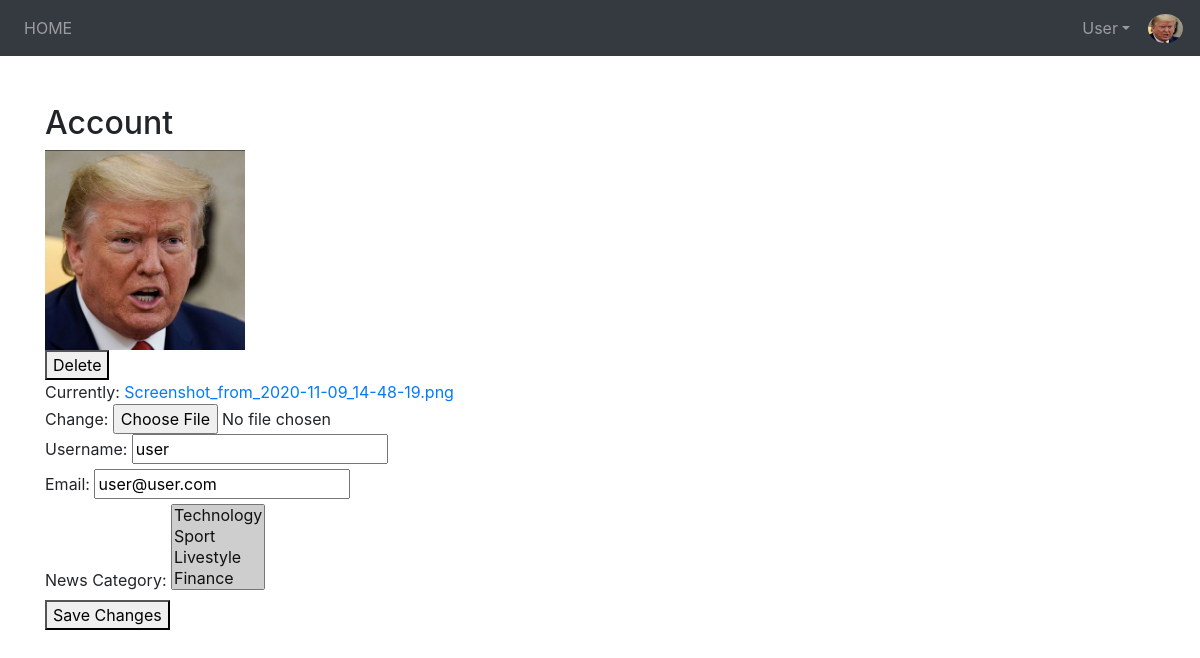
Page /account/update (signed in) on the earlier database version.
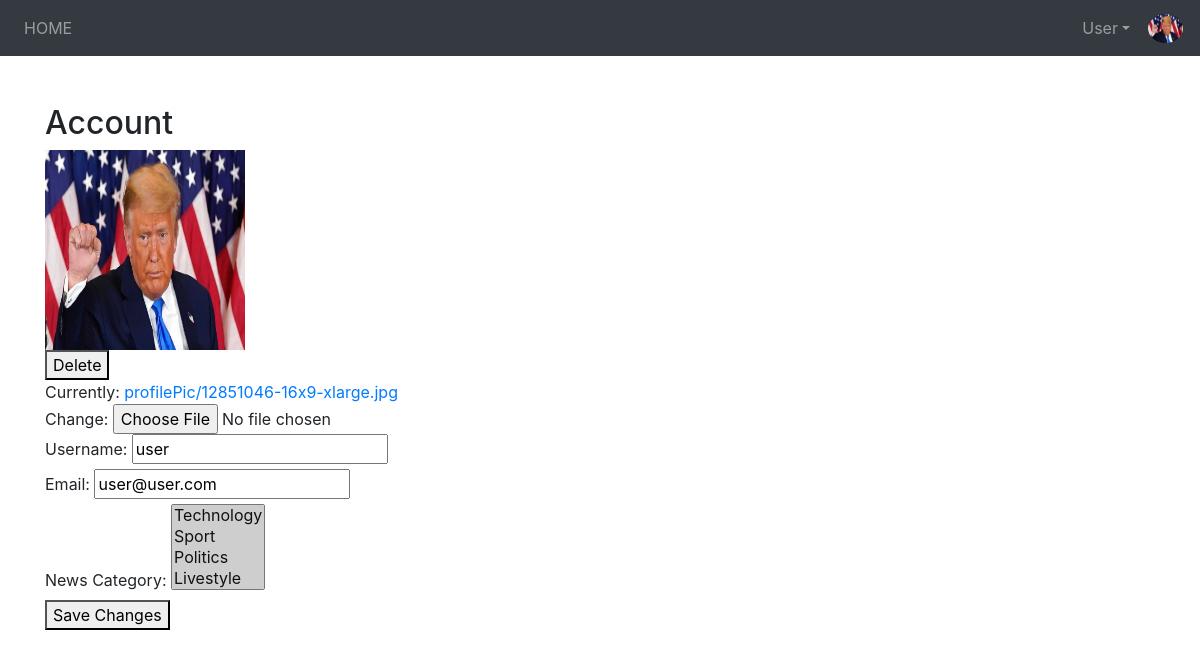
Same page on the later database version.
### account/models.py (models this page shows, shortened)
class Account(AbstractBaseUser):
    username = models.CharField(verbose_name='username', max_length=20, unique=True)
    email = models.EmailField(verbose_name='email', max_length=60, unique=True)
    dob = models.DateField(verbose_name='date of birth', null=True)
    favourite = models.ManyToManyField(Category, blank=True )
    likes = models.ManyToManyField(News, related_name="users",blank=True)
    profile_picture = models.ImageField(upload_to ='profilePic/', default = 'profilePic/pp.png')
    date_joined = models.DateTimeField(verbose_name='date joined', auto_now_add=True)
    last_login = models.DateTimeField(verbose_name='last login', auto_now_add=True)
    is_admin = models.BooleanField(default=False)
    is_active = models.BooleanField(default=True)
    is_staff = models.BooleanField(default=False)
    is_superuser = models.BooleanField(default=False)
    USERNAME_FIELD = 'username'
    REQUIRED_FIELDS = ['email']
    objects = MyAccountManager()

### account/views.py (the view)
# urls.py: path('update', account_view, name='account'),
@csrf_exempt
def account_view(request):
    context = {}
    if not request.user.is_authenticated:
        return redirect('login')
    else:
        categories = request.user.favourite.all()
        if request.POST:
            form = AccountUpdateForm(request.POST, request.FILES, request.FILES, instance = request.user)
            if form.is_valid():
                form.save()
                return redirect('account')
        else:
            form = AccountUpdateForm(
                initial = {
                    'username' : request.user.username,
                    'email' : request.user.email,
                    'dob' : request.user.dob,
                    'favourite' : request.user.favourite.all(),
                    'profile_picture' : request.user.profile_picture
                }
            )
        context['account_form'] = form
    return render(request, 'account/account.html', context)

### account/forms.py (shortened to what this page needs)
class AccountUpdateForm(forms.ModelForm):
    class Meta:
        model = Account
        fields = ('username', 'email', 'favourite', 'profile_picture')

### news/models.py (called while the page is built)
    def __str__(self):
        full_path = [self.name]
        k = self.parent
        while k is not None:
            full_path.append(k.name)
            k = k.parent
        return ' -> '.join(full_path[::-1])

### account/templates/account/account.html (shortened to what this page needs)
{% extends 'news/base.html' %}
{% block content %}
<h2>Account</h2>
<form method="POST" enctype="multipart/form-data">
<div class="fieldWrapper">
    <div class="profile-picture">
        <img height="200px" width="200px" src="{{ request.user.profile_picture.url }}" alt="Avathar"/>
    </div>
    <div class="delete_profile_button">
        {% if request.user.profile_picture.url == "/media/profilePic/pp.png" %}
            <p>You cannot delete your default profile picture</p>
        {% else %}
            <button type="button" id="delete-button" data-id={{request.user.id}}>Delete</button>
        {% endif %}
    </div>
</div>
<div class="fieldWrapper">
    {{account_form.profile_picture}}
</div>
<div class="fieldWrapper">
    <label for="{{account_form.username.id_for_label}}">Username:</label>
    {{account_form.username}}
</div>
<div class="fieldWrapper">
    <label for="{{account_form.email.id_for_label}}">Email:</label>
    {{account_form.email}}
</div>
<div class="fieldWrapper">
    <label for="{{account_form.favourite.id_for_label}}">News Category:</label>
    {{account_form.favourite}}
</div>
<button id="sub_button" type="submit">Save Changes</button>
</form>
{% endblock %}

### news/templates/news/base.html (shortened to what this page needs)
<!doctype html>
{% load static %}
<html lang="en">
<head>
  <link rel="stylesheet" href="https://maxcdn.bootstrapcdn.com/bootstrap/4.0.0/css/bootstrap.min.css"
>
  <link rel="stylesheet" type="text/css" href="//netdna.bootstrapcdn.com/font-awesome/4.1.0/css/font-awesome.min.css">
  <link rel="stylesheet" href="{% static 'front/post.css' %}"></script>
</head>
<body>
  {% include 'news/navbar.html' %}
    <div class='container'>
    {% block content %}
    {% endblock %}
  </div>
</body>
</html>

### news/templates/news/navbar.html (shortened to what this page needs)
 <nav class="navbar navbar-expand-lg navbar-dark navvv bg-dark mb-5">
    <div class="collapse navbar-collapse text-center" id="navbarTogglerDemo01">
      <ul class="navbar-nav mr-auto">
        <li class="nav-item">
          <a class="nav-link text-center" href="{% url 'news_home' %}">HOME</a>
      </li>
      </ul>
      {% if request.user.is_authenticated %}
      <table class="navbar-nav">
        <tr>
          <td class="nav-item dropdown">
            <a class="nav-link p-0 pr-3 nav-link dropdown-toggle" data-toggle="dropdown" href="#">{{user.username  | capfirst}}</a>
          </td>
          <td>
            <img id="nav_profile_pic"src="{{user.profile_picture.url}}" alt="avatar image" height="29" width="35" style="border-radius: 100%;">
            </div>
      {% else %}
      <div class="navbar-nav">
        <a class="nav-link" href="{% url 'register'  %}">Register</a>
        <a class="nav-link" href="{% url 'login'  %}">Login</a>
      </div>
      {%endif%}
  </nav>

Differences in the rows shown:
changed Account "User": profile_picture: a different picture; user.profile_picture: a different picture
Other differences:
form field favourite: "Technology ☑ / Sport ☑ / Livestyle ☑ / Finance ☑" → "Technology ☑ / Sport ☑ / Politics ☑ / Livestyle ☑"
text no longer shown: "Currently: Screenshot_from_2020-11-09_14-48-19.png Change:"
text now shown: "Currently: profilePic/12851046-16x9-xlarge.jpg Change:"
